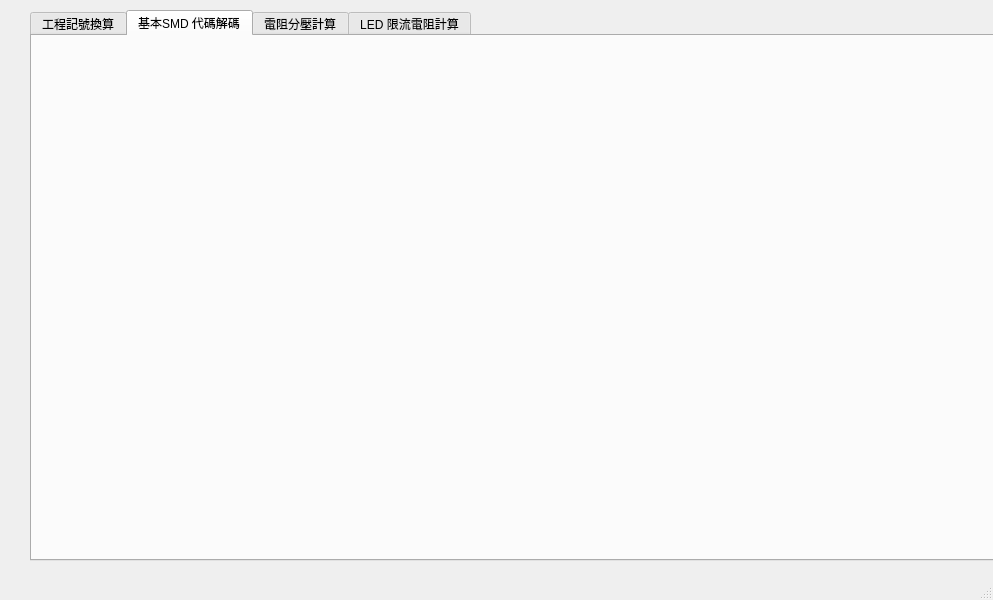
<?xml version="1.0" encoding="UTF-8"?>
<ui version="4.0">
 <class>MainWindow</class>
 <widget class="QMainWindow" name="MainWindow">
  <property name="geometry">
   <rect>
    <x>0</x>
    <y>0</y>
    <width>993</width>
    <height>600</height>
   </rect>
  </property>
  <property name="windowTitle">
   <string>MainWindow</string>
  </property>
  <widget class="QWidget" name="centralwidget">
   <widget class="QTabWidget" name="tabWidget">
    <property name="geometry">
     <rect>
      <x>30</x>
      <y>10</y>
      <width>981</width>
      <height>551</height>
     </rect>
    </property>
    <property name="currentIndex">
     <number>1</number>
    </property>
    <widget class="QWidget" name="tab">
     <attribute name="title">
      <string>工程記號換算</string>
     </attribute>
     <widget class="QLabel" name="label">
      <property name="geometry">
       <rect>
        <x>50</x>
        <y>170</y>
        <width>101</width>
        <height>16</height>
       </rect>
      </property>
      <property name="text">
       <string> 單位換算矩陣 </string>
      </property>
     </widget>
     <widget class="QTableWidget" name="matrixTable">
      <property name="geometry">
       <rect>
        <x>50</x>
        <y>190</y>
        <width>1071</width>
        <height>331</height>
       </rect>
      </property>
      <property name="rowCount">
       <number>9</number>
      </property>
      <property name="columnCount">
       <number>9</number>
      </property>
      <row/>
      <row/>
      <row/>
      <row/>
      <row/>
      <row/>
      <row/>
      <row/>
      <row/>
      <column/>
      <column/>
      <column/>
      <column/>
      <column/>
      <column/>
      <column/>
      <column/>
      <column/>
     </widget>
     <widget class="QGroupBox" name="groupBox">
      <property name="geometry">
       <rect>
        <x>180</x>
        <y>60</y>
        <width>211</width>
        <height>101</height>
       </rect>
      </property>
      <property name="title">
       <string>輸入</string>
      </property>
      <property name="alignment">
       <set>Qt::AlignmentFlag::AlignCenter</set>
      </property>
      <widget class="QWidget" name="layoutWidget">
       <property name="geometry">
        <rect>
         <x>10</x>
         <y>30</y>
         <width>191</width>
         <height>55</height>
        </rect>
       </property>
       <layout class="QGridLayout" name="gridLayout">
        <item row="0" column="0">
         <widget class="QLabel" name="label_3">
          <property name="frameShape">
           <enum>QFrame::Shape::Box</enum>
          </property>
          <property name="text">
           <string>數值</string>
          </property>
          <property name="alignment">
           <set>Qt::AlignmentFlag::AlignCenter</set>
          </property>
         </widget>
        </item>
        <item row="0" column="1">
         <widget class="QLabel" name="label_4">
          <property name="frameShape">
           <enum>QFrame::Shape::Box</enum>
          </property>
          <property name="text">
           <string>記號</string>
          </property>
          <property name="alignment">
           <set>Qt::AlignmentFlag::AlignCenter</set>
          </property>
         </widget>
        </item>
        <item row="1" column="0">
         <widget class="QLineEdit" name="Input_lineEdit"/>
        </item>
        <item row="1" column="1">
         <widget class="QComboBox" name="Input_comboBox"/>
        </item>
       </layout>
      </widget>
     </widget>
     <widget class="QGroupBox" name="output_groupBox">
      <property name="geometry">
       <rect>
        <x>530</x>
        <y>60</y>
        <width>221</width>
        <height>101</height>
       </rect>
      </property>
      <property name="title">
       <string>輸出</string>
      </property>
      <property name="alignment">
       <set>Qt::AlignmentFlag::AlignCenter</set>
      </property>
      <widget class="QWidget" name="layoutWidget">
       <property name="geometry">
        <rect>
         <x>10</x>
         <y>30</y>
         <width>201</width>
         <height>55</height>
        </rect>
       </property>
       <layout class="QGridLayout" name="gridLayout_2">
        <item row="0" column="0">
         <widget class="QLabel" name="label_5">
          <property name="frameShape">
           <enum>QFrame::Shape::Box</enum>
          </property>
          <property name="text">
           <string>數值</string>
          </property>
          <property name="alignment">
           <set>Qt::AlignmentFlag::AlignCenter</set>
          </property>
         </widget>
        </item>
        <item row="0" column="1">
         <widget class="QLabel" name="label_6">
          <property name="frameShape">
           <enum>QFrame::Shape::Box</enum>
          </property>
          <property name="text">
           <string>記號</string>
          </property>
          <property name="alignment">
           <set>Qt::AlignmentFlag::AlignCenter</set>
          </property>
         </widget>
        </item>
        <item row="1" column="0">
         <widget class="QLineEdit" name="Outputput_lineEdit">
          <property name="readOnly">
           <bool>true</bool>
          </property>
         </widget>
        </item>
        <item row="1" column="1">
         <widget class="QComboBox" name="output_comboBox"/>
        </item>
       </layout>
      </widget>
     </widget>
    </widget>
    <widget class="QWidget" name="tab_2">
     <attribute name="title">
      <string>基本SMD 代碼解碼</string>
     </attribute>
    </widget>
    <widget class="QWidget" name="tab_3">
     <attribute name="title">
      <string>電阻分壓計算</string>
     </attribute>
    </widget>
    <widget class="QWidget" name="tab_4">
     <attribute name="title">
      <string>LED 限流電阻計算</string>
     </attribute>
    </widget>
   </widget>
  </widget>
  <widget class="QMenuBar" name="menubar">
   <property name="geometry">
    <rect>
     <x>0</x>
     <y>0</y>
     <width>993</width>
     <height>21</height>
    </rect>
   </property>
  </widget>
  <widget class="QStatusBar" name="statusbar"/>
 </widget>
 <resources/>
 <connections/>
</ui>
